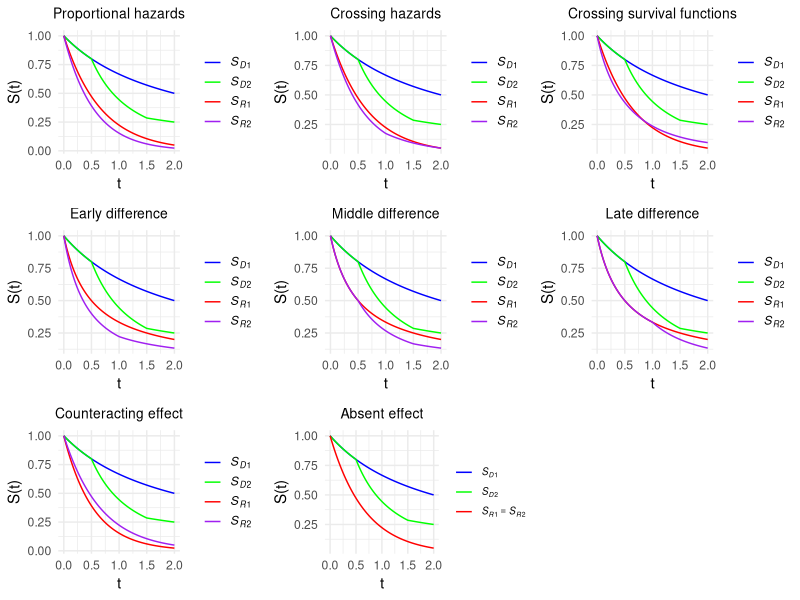

This chart was generated by the following R code:
library(tidyr)
library(ggplot2)
library(gridExtra)

t_values <- seq(0, 2, by = 0.01)

custom_labels <- c("S_D1" = bquote(italic(S[D1])), 
                   "S_D2" = bquote(italic(S[D2])), 
                   "S_R1" = bquote(italic(S[R1])), 
                   "S_R2" = bquote(italic(S[R2])))
colors <- c("S_D1" = "blue", "S_D2" = "green", "S_R1" = "red", "S_R2" = "purple")

t0 = 1; lambda = 1/4

df_list <- list(
  data.frame(
    t = t_values,
    S_D1 = 1/(1+t_values/2),
    S_D2 = 1/(1+t_values/2)/(1+pmin(t_values, 1+t0/2)-pmin(t_values,1-t0/2)), 
    S_R1 = exp(-3/2*t_values),
    S_R2 = exp(-(1+lambda)*3/2 * t_values) #lambda=1/4
  ),
  data.frame(
    t = t_values,
    S_D1 = 1/(1+t_values/2),
    S_D2 = 1/(1+t_values/2)/(1+pmin(t_values, 1+t0/2)-pmin(t_values,1-t0/2)),
    S_R1 = exp(-3/2*t_values),
    S_R2 = exp(-(3/2+lambda)*t_values + 2*lambda*pmax(t_values-1, 0))
  ),
  data.frame(
    t = t_values,
    S_D1 = 1/(1+t_values/2),
    S_D2 = 1/(1+t_values/2)/(1+pmin(t_values, 1+t0/2)-pmin(t_values,1-t0/2)),
    S_R1 = exp(-3/2*t_values),
    S_R2 = (1/2)*(1/(1+3*t_values))+(1/2)*exp(-3/2*t_values)
  ),
  data.frame(
    t = t_values,
    S_D1 = 1/(1+t_values/2),
    S_D2 = 1/(1+t_values/2)/(1+pmin(t_values, 1+t0/2)-pmin(t_values,1-t0/2)), 
    S_R1 = 1/(1+2*t_values),
    S_R2 = 2/(1+2*t_values)/(2+pmin(t_values, t0))
  ),
  data.frame(
    t = t_values,
    S_D1 = 1/(1+t_values/2),
    S_D2 = 1/(1+t_values/2)/(1+pmin(t_values, 1+t0/2)-pmin(t_values,1-t0/2)), 
    S_R1 = 1/(1+2*t_values),
    S_R2 = 2/(1+2*t_values)/(2+pmin(t_values, 1+t0/2)-pmin(t_values,1-t0/2))
  ),
  data.frame(
    t = t_values,
    S_D1 = 1/(1+t_values/2),
    S_D2 = 1/(1+t_values/2)/(1+pmin(t_values, 1+t0/2)-pmin(t_values,1-t0/2)), 
    S_R1 = 1/(1+2*t_values),
    S_R2 = 2/(1+2*t_values)/(2+pmax(t_values+t0-2, 0))
  ),
  data.frame(
    t = t_values,
    S_D1 = 1/(1+t_values/2),
    S_D2 = 1/(1+t_values/2)/(1+pmin(t_values, 1+t0/2)-pmin(t_values,1-t0/2)), 
    S_R1 = exp(-(1+lambda)*3/2 * t_values), #lambda=1/4
    S_R2 = exp(-3/2*t_values)
  )
)

df_list_three <- list(
  data.frame(
    t = t_values,
    S_1 = 1/(1+t_values/2),
    S_2 = 1/(1+t_values/2)/(1+pmin(t_values, 1+t0/2)-pmin(t_values,1-t0/2)),
    S_3 = exp(-3/2*t_values)
  )
)

custom_labels_three <- list(
  c("S_1" = bquote(italic(S[D1])), 
    "S_2" = bquote(italic(S[D2])), 
    "S_3" = bquote(italic(S[R1]==S[R2]))),
  c("S_1" = bquote(italic(S[D1]==S[D2])), 
    "S_2" = bquote(italic(S[R1])), 
    "S_3" = bquote(italic(S[R2])))  
)

colors_three <- c("S_1" = "blue", "S_2" = "green", "S_3" = "red")
title<- c("Proportional hazards", "Crossing hazards", "Crossing survival functions", 
          "Early difference", "Middle difference", "Late difference",
          "Counteracting effect")

plot_list <- list()

pdf(file = "plots/simu_setting_supp.pdf", width = 8, height = 5.5)

for (i in 1:length(df_list)) {
  df_long <- pivot_longer(df_list[[i]], cols = -t, names_to = "Function", values_to = "Value")
  
  p <- ggplot(df_long, aes(x = t, y = Value, color = Function)) +
    geom_line(linewidth = 0.5) + 
    scale_color_manual(values = colors, labels = custom_labels) +
    labs(x = "t",
         y = "S(t)") + theme_minimal() +
    theme(legend.key.size = unit(0.5, "cm"),
          plot.title = element_text(size = 10,hjust=0.5))+
    guides(color = guide_legend(title = NULL)) + 
    ggtitle(title[i])
  
  plot_list[[i]] <- p
}

for (i in 1:1) {
  df_long <- pivot_longer(df_list_three[[i]], cols = -t, names_to = "Function", values_to = "Value")
  
  p <- ggplot(df_long, aes(x = t, y = Value, color = Function)) +
    geom_line(linewidth = 0.5) + 
    scale_color_manual(values = colors_three, labels = custom_labels_three[[i]]) +
    labs(x = "t",
         y = "S(t)") + theme_minimal() +
    theme(legend.key.size = unit(0.5, "cm"),
          legend.text = element_text(size = 7),
          legend.margin = margin(t = 0, r = 0, b = 0, l = 0),
          plot.title = element_text(size = 10,hjust=0.5))+
    guides(color = guide_legend(title = NULL)) + 
    ggtitle("Absent effect")
  
  plot_list[[length(df_list)+i]] <- p
}

grid.arrange(grobs = plot_list, ncol = 3)

dev.off()
